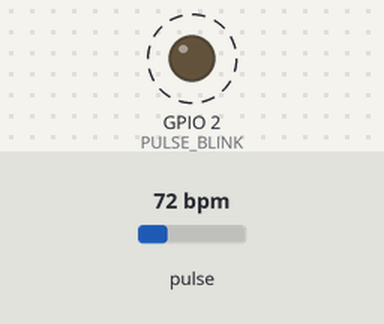
Recording of a sketch running on a simulated ESP32. Parts: output pins drawn as LEDs (lit = HIGH). Dashed ring = blinking. The test bench sets the inputs (shaded band); at power-on: pulse 72 bpm. Random numbers use the default seed unless the sketch sets one; nothing arrives over Bluetooth unless stated; a phone connects over Bluetooth LE 3 s after start; what the sketch prints to the serial monitor is not drawn.

Above: at 1.2 s.
1.3 s: pulse set to 42 bpm
At 2.37 s:
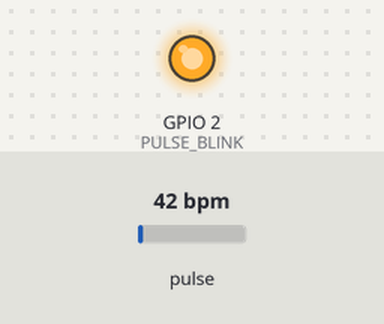
At 3.4 s:
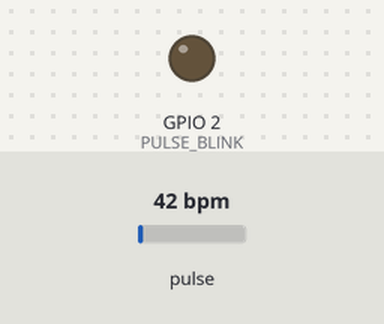
3.7 s: pulse set to 100 bpm
Timing chart, 0 to 12.7 s (numbered marks = the images above; inputs shaded):
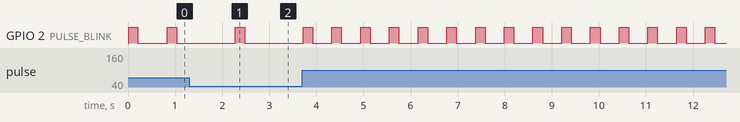

Measured:
- by itself, GPIO 2 (PULSE_BLINK): alternates HIGH for 0.20 s and LOW for 0.41 s

The sketch:

Pulse_Bluetooth.ino
```cpp
//BLE
#include <BLEDevice.h>
#include <BLEServer.h>
#include <BLEUtils.h>
#include <BLE2902.h>

BLEServer* pServer = NULL;
BLECharacteristic* pCharacteristic = NULL;
bool deviceConnected = false;
bool oldDeviceConnected = false;

#define SERVICE_UUID        "4fafc201-1fb5-459e-8fcc-c5c9c331914b"
#define CHARACTERISTIC_UUID "beb5483e-36e1-4688-b7f5-ea07361b26a8"


class MyServerCallbacks: public BLEServerCallbacks {
    void onConnect(BLEServer* pServer) {
      deviceConnected = true;
      BLEDevice::startAdvertising();
    };

    void onDisconnect(BLEServer* pServer) {
      deviceConnected = false;
    }
};

//PulseSensor
#define USE_ARDUINO_INTERRUPTS false
#include <PulseSensorPlayground.h>
const int OUTPUT_TYPE = SERIAL_PLOTTER;
const int PULSE_INPUT = 34;
const int PULSE_BLINK = 2;    // Pin 13 is the on-board LED
const int PULSE_FADE = 5;
const int THRESHOLD = 550;   // Adjust this number to avoid noise when idle

byte samplesUntilReport;
const byte SAMPLES_PER_SERIAL_SAMPLE = 10;
int finalReading = 0;

PulseSensorPlayground pulseSensor;

void setup() {

  Serial.begin(115200);

  // Configure the PulseSensor manager.
  pulseSensor.analogInput(PULSE_INPUT);
  pulseSensor.blinkOnPulse(PULSE_BLINK);
  pulseSensor.fadeOnPulse(PULSE_FADE);

  pulseSensor.setSerial(Serial);
  pulseSensor.setOutputType(OUTPUT_TYPE);
  pulseSensor.setThreshold(THRESHOLD);

  // Skip the first SAMPLES_PER_SERIAL_SAMPLE in the loop().
  samplesUntilReport = SAMPLES_PER_SERIAL_SAMPLE;

  initBT();

  // Now that everything is ready, start reading the PulseSensor signal.
  if (!pulseSensor.begin()) {
    for(;;) {
      // Flash the led to show things didn't work.
      digitalWrite(PULSE_BLINK, LOW);
      delay(50);
      digitalWrite(PULSE_BLINK, HIGH);
      delay(50);
    }
  }
}


//Create BT
void initBT() {
  BLEDevice::init("ESP32 PulseSensor");

  // Create the BLE Server
  pServer = BLEDevice::createServer();
  pServer->setCallbacks(new MyServerCallbacks());

  // Create the BLE Service
  BLEService *pService = pServer->createService(SERVICE_UUID);

  // Create a BLE Characteristic
  pCharacteristic = pService->createCharacteristic(
                      CHARACTERISTIC_UUID,
                      BLECharacteristic::PROPERTY_READ   |
                      BLECharacteristic::PROPERTY_WRITE  |
                      BLECharacteristic::PROPERTY_NOTIFY |
                      BLECharacteristic::PROPERTY_INDICATE
                    );
  // Create a BLE Descriptor
  pCharacteristic->addDescriptor(new BLE2902());

  // Start the service
  pService->start();

  // Start advertising
  BLEAdvertising *pAdvertising = BLEDevice::getAdvertising();
  pAdvertising->addServiceUUID(SERVICE_UUID);
  pAdvertising->setScanResponse(false);
  pAdvertising->setMinPreferred(0x0);  // set value to 0x00 to not advertise this parameter
  BLEDevice::startAdvertising();
  Serial.println("Waiting a client connection to notify...");
}

void loop() {

  if (pulseSensor.sawNewSample()) {

    if (--samplesUntilReport == (byte) 0) {
      samplesUntilReport = SAMPLES_PER_SERIAL_SAMPLE;

      //pulseSensor.outputSample();
      if (pulseSensor.sawStartOfBeat()) {
        //pulseSensor.outputBeat();

        const int myBPM = pulseSensor.getBeatsPerMinute();
        int reading = 0;
        Serial.println("♥  A HeartBeat Happened ! "); // If test is "true", print a message "a heartbeat happened".
        Serial.print("BPM: ");                        // Print phrase "BPM: "
        //Serial.println(myBPM);
        for (int i=0; i<=9; i++) {
          finalReading = finalReading + myBPM + random(1,9);
        }
        reading = finalReading/27;
        Serial.println(reading);
        finalReading = 0;
        // notify changed value
        if (deviceConnected) {
          String str ="";
          str += int(reading);
          pCharacteristic->setValue((char*)str.c_str());
          pCharacteristic->notify();
          }
      }
    }
  // disconnecting
    if (!deviceConnected && oldDeviceConnected) {
        delay(500); // give the bluetooth stack the chance to get things ready
        pServer->startAdvertising(); // restart advertising
        Serial.println("start advertising");
        oldDeviceConnected = deviceConnected;
    }
    // connecting
    if (deviceConnected && !oldDeviceConnected) {
        // do stuff here on connecting
        oldDeviceConnected = deviceConnected;
    }
  }
}
```
